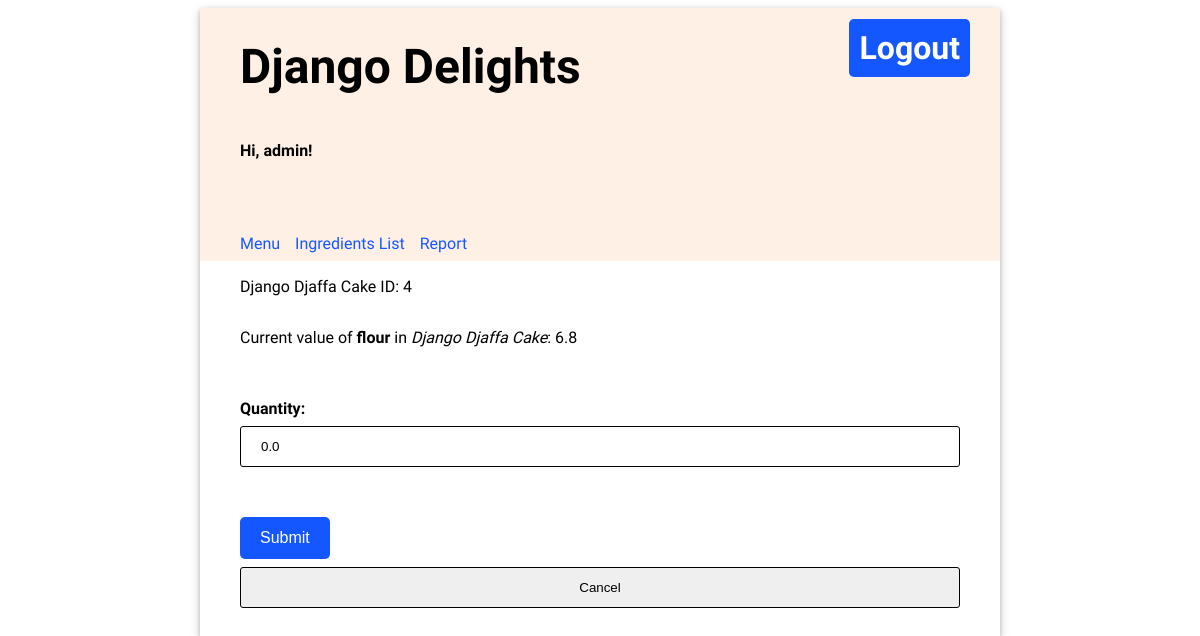
Before: /recipe-requirements/edit/4/4 (signed in) with the older database file.
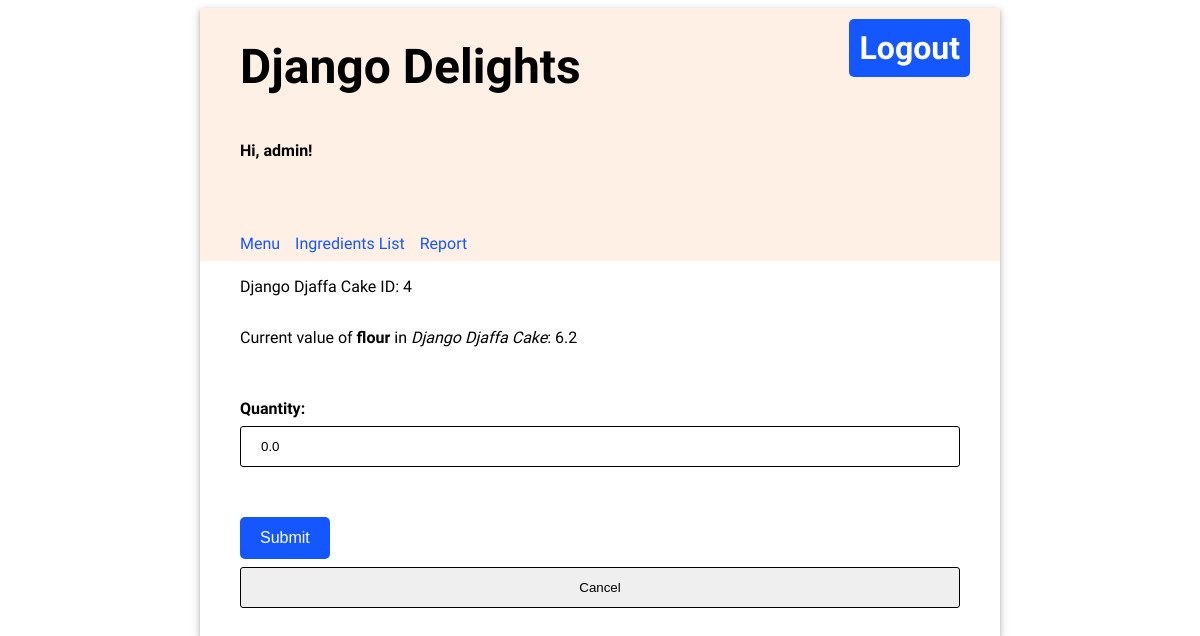
After: the same page with the newer database file.
### inventory/models.py (models this page shows, shortened)
class RecipeRequirements(models.Model):
    menu_item = models.ForeignKey(MenuItem, related_name='menu_req', on_delete=models.CASCADE, db_constraint=False)
    ingredient = models.ForeignKey(Ingredient, related_name='ingredient_req', on_delete=models.CASCADE, db_constraint=False)
    quantity = models.FloatField(default=0.0)

### inventory/views.py (the view)
# urls.py: path('recipe-requirements/edit/<int:pk>/<int:id>', views.edit_requirement, name='recipe-requirements-update'),
@login_required
def edit_requirement(request, pk, id):
    menu_item_id = pk
    ingredient_id = id
    menu_item = MenuItem.objects.get(id=menu_item_id)
    ingredient = Ingredient.objects.get(id=ingredient_id)
    ingredient_reqs = Ingredient.objects.get(id=ingredient_id).ingredient_req
    for requirement in ingredient_reqs.values():
        if requirement['menu_item_id'] == menu_item_id:
            required_quantity = requirement['quantity']
    if request.method == 'POST':
        form = RecipeRequirementUdate(request.POST)
        if form.is_valid():
            new_req_quantity = request.POST['quantity']
            req_id = int()
            for requirement in menu_item.menu_req.values():
                if requirement['ingredient_id'] == ingredient_id:
                    req_id = requirement['id']
                    upd_req = RecipeRequirements.objects.get(id=req_id)
                    upd_req.quantity = new_req_quantity
                    upd_req.save()
            return redirect('recipe-requirements', pk=menu_item_id)
    else:
        form = RecipeRequirementUdate()
    context = {
        'menu_item_id': menu_item_id,
        'ingredient_id': ingredient_id,
        'ingredient': ingredient,
        'menu_item': menu_item,
        'form': form,
        'required_quantity': required_quantity,
    }
    return render(request, 'inventory/recipe-req-update.html', context)

### inventory/forms.py
class RecipeRequirementUdate(forms.ModelForm):
    class Meta:
        model = RecipeRequirements
        fields = (
            'quantity',
        )

### inventory/templates/inventory/recipe-req-update.html (shortened to what this page needs)
{% extends 'base.html' %}
{% block content %}
<p>{{ menu_item.title }} ID: {{ menu_item_id }}</p>
<p>Current value of <strong>{{ ingredient.name }}</strong> in <em>{{ menu_item.title }}</em>: {{ required_quantity }}</p>
<form method='post'>
    {{ form.as_p }}
    <input
    type="submit"
    value="Submit"
    >
    <input
    type='button'
    value='Cancel'
    onclick="location.href='{% url 'recipe-requirements' menu_item.id %}'"
    >
</form>
{% endblock %}

Changed rows visible on the page:
changed RecipeRequirements: quantity "6.8" → "6.2"
